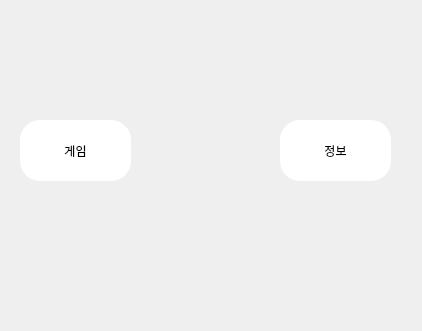
<?xml version="1.0" encoding="UTF-8"?>
<ui version="4.0">
 <class>StartMenu</class>
 <widget class="QMainWindow" name="StartMenu">
  <property name="geometry">
   <rect>
    <x>0</x>
    <y>0</y>
    <width>422</width>
    <height>331</height>
   </rect>
  </property>
  <property name="minimumSize">
   <size>
    <width>422</width>
    <height>331</height>
   </size>
  </property>
  <property name="maximumSize">
   <size>
    <width>422</width>
    <height>331</height>
   </size>
  </property>
  <property name="windowTitle">
   <string>MainWindow</string>
  </property>
  <widget class="QWidget" name="centralwidget">
   <widget class="QPushButton" name="gameButton">
    <property name="geometry">
     <rect>
      <x>20</x>
      <y>120</y>
      <width>111</width>
      <height>61</height>
     </rect>
    </property>
    <property name="styleSheet">
     <string notr="true">border-radius:20px;
background-color: rgb(255,255,255);
front : 10pt &quot;MS Shell Dig 2&quot;;</string>
    </property>
    <property name="text">
     <string>게임</string>
    </property>
   </widget>
   <widget class="QPushButton" name="infoButton">
    <property name="geometry">
     <rect>
      <x>280</x>
      <y>120</y>
      <width>111</width>
      <height>61</height>
     </rect>
    </property>
    <property name="styleSheet">
     <string notr="true">border-radius:20px;
background-color: rgb(255,255,255);
front : 10pt &quot;MS Shell Dig 2&quot;;</string>
    </property>
    <property name="text">
     <string>정보</string>
    </property>
   </widget>
  </widget>
 </widget>
 <resources/>
 <connections/>
</ui>
